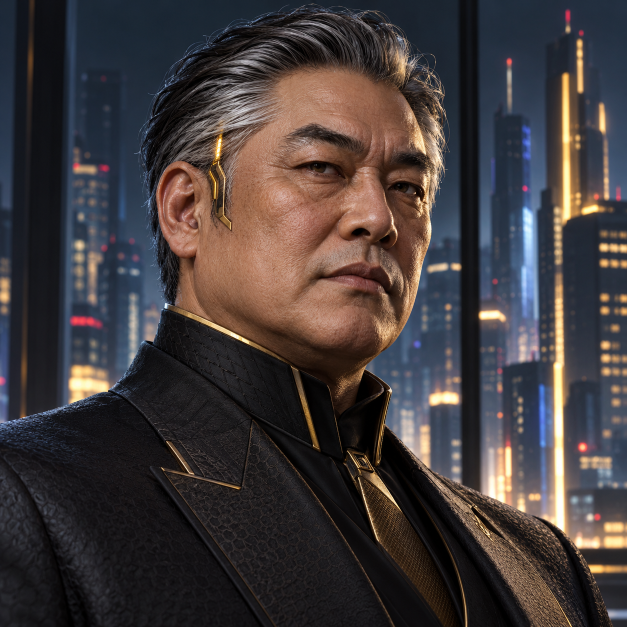
#> input picture data/portraits/Exec-M-1.png, 1254 x 1254 px (shown at 1/2 size); its folder holds 4 pictures in this run
$ python update_portraits.py
#> lines starting #> are read from the running program, lines starting #| are printed output that depends on the picture
"""Refresh the static portrait catalogue and lightweight gallery previews."""
from pathlib import Path
import json,re
from PIL import Image,ImageOps
root=Path(__file__).resolve().parents[1]
folder=root/'data/portraits'
thumbs=folder/'thumbnails'
thumbs.mkdir(exist_ok=True)
entries=[]
for path in sorted(folder.glob('*.png')):
 match=re.fullmatch(r'([A-Za-z]+)-([MW])-(\d+)\.png',path.name)
 if not match: continue
 role,gender,number=match.groups()
 thumb=thumbs/(path.stem+'.jpg')
 with Image.open(path) as img:
#> img is the input picture: PIL image 1254x1254 RGB; mean R, G, B 66.2, 59, 59.4
  ImageOps.fit(img.convert('RGB'),(180,220),method=Image.Resampling.LANCZOS).save(thumb,quality=82,optimize=True)
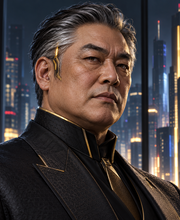
#> saved as Exec-M-1.jpg: PIL image 180x220 RGB; mean R, G, B 69, 60.4, 59.9
 entries.append(dict(id=path.stem,role=role.lower(),gender=gender,number=int(number),src='data/portraits/'+path.name,thumbnail='data/portraits/thumbnails/'+thumb.name))
#> pass 2 of the loop `for path in sorted(folder.glob('*.png')):`:
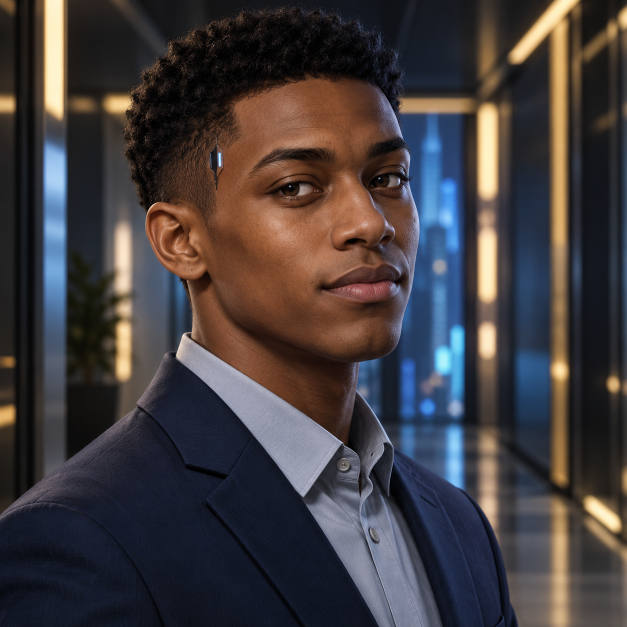
#> input picture data/portraits/Exec-M-2.png, 1254 x 1254 px (shown at 1/2 size)
#> img is the input picture: PIL image 1254x1254 RGB; mean R, G, B 66.3, 60.4, 62.5
#> `ImageOps.fit(img.convert('RGB'),(180,220),method=Image.Resampling.LANC..`:
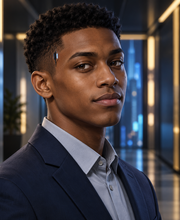
#> saved as Exec-M-2.jpg: PIL image 180x220 RGB; mean R, G, B 69.7, 63, 65.4
#> pass 3 of the loop `for path in sorted(folder.glob('*.png')):`:
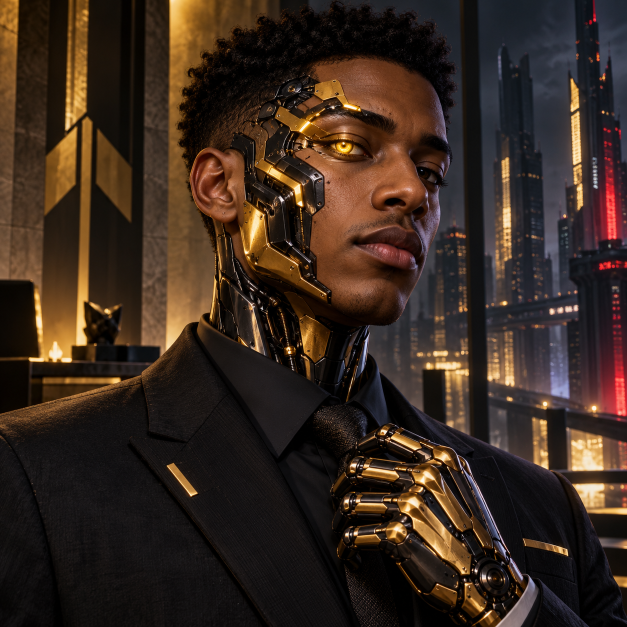
#> input picture data/portraits/Exec-M-3.png, 1254 x 1254 px (shown at 1/2 size)
#> img is the input picture: PIL image 1254x1254 RGB; mean R, G, B 56.7, 41.1, 31
#> `ImageOps.fit(img.convert('RGB'),(180,220),method=Image.Resampling.LANC..`:
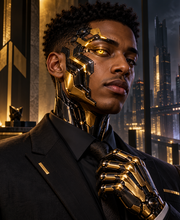
#> saved as Exec-M-3.jpg: PIL image 180x220 RGB; mean R, G, B 55.3, 40.6, 30.3
#> the loop made 4 passes; the first 3 are shown
entries.sort(key=lambda p:(p['role'],p['gender'],p['number']))
(root/'js/portrait-catalog.js').write_text('// Generated by scripts/update_portraits.py; keep original files in data/portraits.\nexport const PORTRAITS = '+json.dumps(entries,ensure_ascii=False,indent=2)+';\n',encoding='utf-8')
print(f'{len(entries)} portraits and previews generated.')
